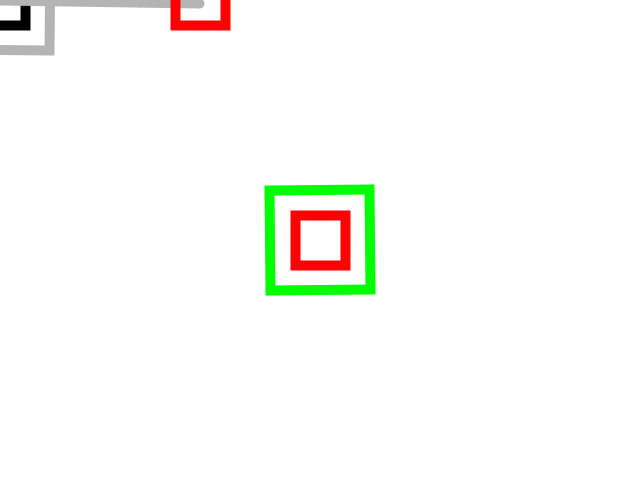
Frame 1 (no input)
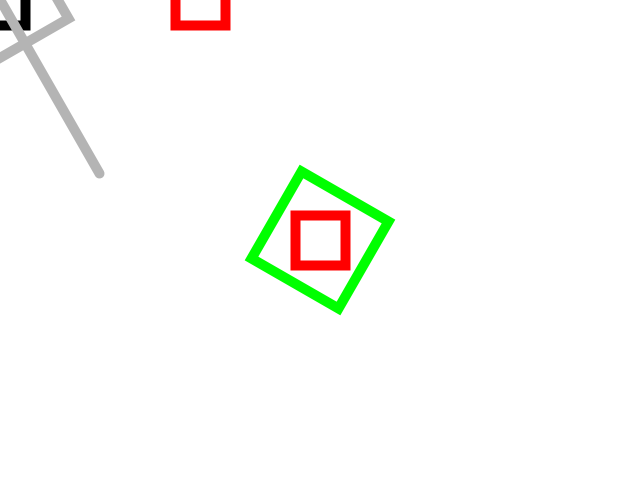
Frame 60 (the mouse pressed at the canvas centre just before this capture)
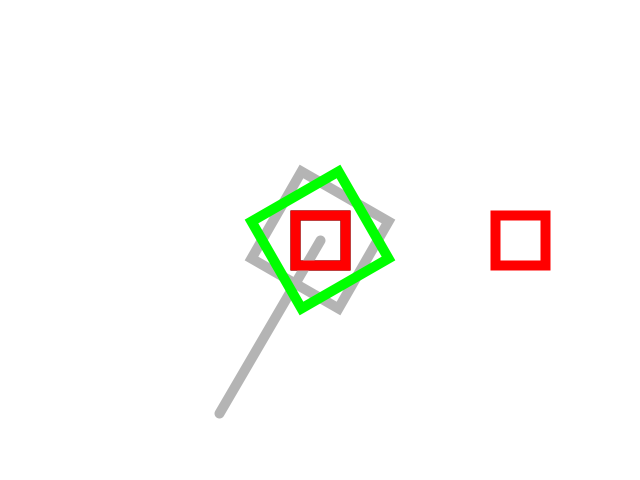
Frame 120 (the mouse held since frame 60 and released just before this capture)

The Processing sketch that drew these frames (run headless with seeded random() and noise(); from frame 60 on, the mouse is pressed at the canvas centre):

// Processing sketch: sketch_009
// ── sketch_009.pde
void setup(){
  size(640, 480);
  strokeWeight(10);
  noFill();
  rectMode(CENTER);
}

void draw(){
  background(255);

  // いまの位置、向き、大きさを保存
  pushMatrix();
  
  translate(mouseX, mouseY);
  stroke(0);
  rect(0, 0, 50, 50);
  
  pushMatrix();
  rotate(radians(frameCount));
  stroke(180);
  rect(0, 0, 100, 100);
  line(0, 0, 200, 0);
  popMatrix();
  
  translate(200, 0);
  stroke(255, 0, 0);
  rect(0, 0, 50, 50);
  
  popMatrix();
  
  //scale(1.5);
  translate(width/2, height/2);
  //scale(1.5);
  stroke(255, 0, 0);
  rect(0, 0, 50, 50);
  
  rotate(radians(-frameCount));
  stroke(0, 255, 0);
  rect(0, 0, 100, 100);
}
